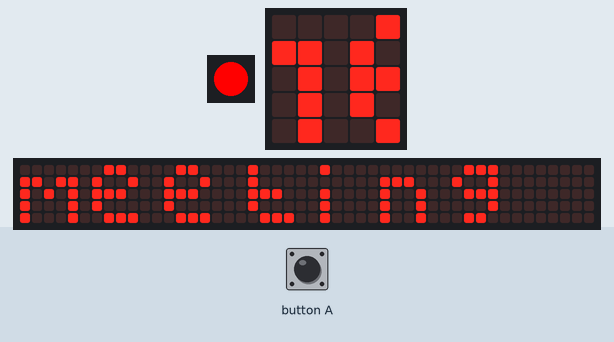
Recording of a program running on a simulated Calliope mini (MakeCode). On the bench: 1 RGB LEDs in strip order, left to right, the board's 5×5 LED display, a strip that is not on the board, showing the scrolling text unrolled. The inputs (shaded band) are chosen by the test bench. The 48×5 strip is a reading aid, not a part: it shows the text the display is scrolling, unrolled, one strip-width of it at a time.

Above: at 1.27 s.
1.3 s: button A pressed for 0.15 s
2.0 s: button A pressed for 0.15 s
At 7.29 s:
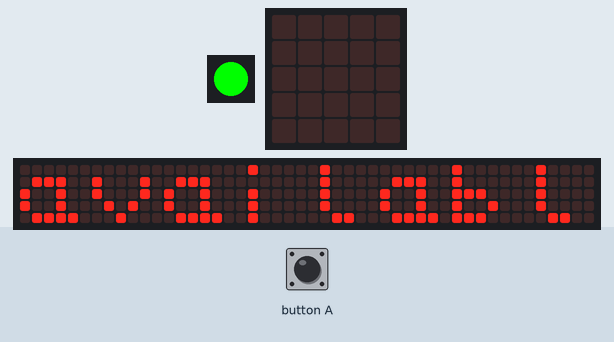
At 15.99 s:
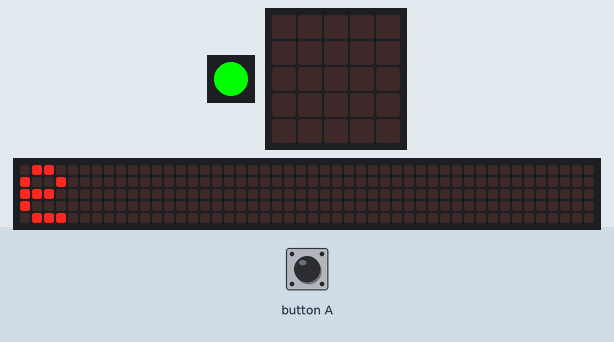
Timing chart, 0 to 17.5 s (numbered marks = the images above; inputs shaded):
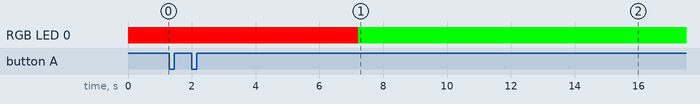

Measured:
- after the input at 2.0 s, the display: first differs from a run without the input after 5.2 s (image 1)
- what the display in image 2 shows lasts 0.4 s, from 15.8 s to 16.2 s

The program:

meetingDisplay.py
```python
def on_button_pressed_a():
    global state
    state += 1
    state %= 3
input.on_button_pressed(Button.A, on_button_pressed_a)

state = 0

def on_forever():
    if state == 0:
        basic.set_led_color(0xff0000)
        basic.show_string("meeting")
    else:
        if state == 1:
            basic.set_led_color(0x00ff00)
            basic.show_string("music")
        else:
            basic.set_led_color(0x00ff00)
            basic.show_string("available")
basic.forever(on_forever)
```
